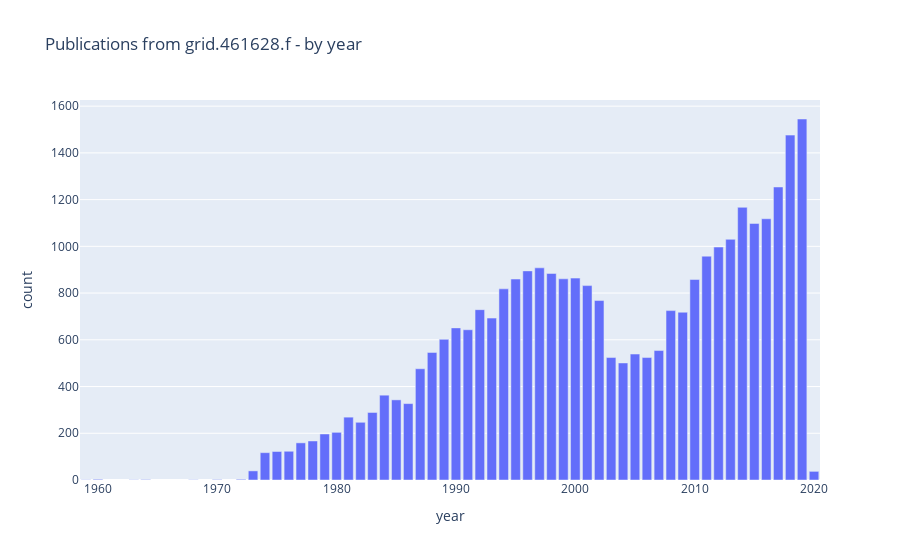

Notebook code for this chart:
### Code cell
df = dslquery("""search publications where research_orgs.id="grid.6906.9" return year limit 100""").as_dataframe() 
df.rename(columns={"id": "year"}, inplace=True)
#
px.bar(df, x="year", y="count", 
       title=f"Publications from {GRIDID} - by year")

### Figure 1 — Plotly figure (JSON) as saved in the notebook; plotly's stock layout.template omitted (floating-point values rounded to 4 significant figures)
{"data": [{"alignmentgroup": "True", "hoverlabel": {"namelength": 0}, "hovertemplate": "year=%{x}<br>count=%{y}", "legendgroup": "", "marker": {"color": "#636efa"}, "name": "", "offsetgroup": "", "orientation": "v", "showlegend": false, "textposition": "auto", "type": "bar", "x": [2019, 2018, 2017, 2014, 2016, 2015, 2013, 2012, 2011, 1997, 1996, 1998, 2000, 1999, 1995, 2010, 2001, 1994, 2002, 1992, 2008, 2009, 1993, 1990, 1991, 1989, 2007, 1988, 2005, 2003, 2006, 2004, 1987, 1984, 1985, 1986, 1983, 1981, 1982, 1980, 1979, 1978, 1977, 1976, 1975, 1974, 1973, 2020, 1960, 1972, 1964, 1970, 1959, 1963, 1968], "xaxis": "x", "y": [1545, 1476, 1254, 1167, 1118, 1098, 1030, 997, 958, 908, 895, 884, 864, 861, 860, 858, 832, 818, 768, 729, 725, 718, 693, 651, 643, 602, 554, 546, 539, 524, 524, 501, 476, 363, 343, 327, 289, 269, 247, 204, 197, 167, 159, 123, 122, 117, 39, 37, 3, 3, 2, 2, 1, 1, 1], "yaxis": "y"}], "layout": {"autosize": true, "barmode": "relative", "legend": {"tracegroupgap": 0}, "title": {"text": "Publications from grid.461628.f - by year"}, "xaxis": {"anchor": "y", "autorange": true, "domain": [0, 1], "range": [1958.0, 2020.0], "title": {"text": "year"}, "type": "linear"}, "yaxis": {"anchor": "x", "autorange": true, "domain": [0, 1], "range": [0, 1626.0], "title": {"text": "count"}, "type": "linear"}}}
